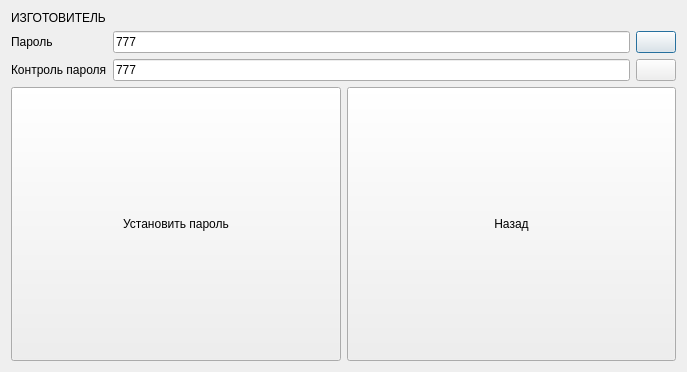
<?xml version="1.0" encoding="UTF-8"?>
<ui version="4.0">
 <class>Setup_CommonSetup_UserList_SetManufactorer</class>
 <widget class="QDialog" name="Setup_CommonSetup_UserList_SetManufactorer">
  <property name="geometry">
   <rect>
    <x>0</x>
    <y>0</y>
    <width>687</width>
    <height>372</height>
   </rect>
  </property>
  <property name="windowTitle">
   <string>Dialog</string>
  </property>
  <layout class="QGridLayout" name="gridLayout">
   <item row="0" column="0">
    <widget class="QLabel" name="label_3">
     <property name="text">
      <string>ИЗГОТОВИТЕЛЬ</string>
     </property>
    </widget>
   </item>
   <item row="1" column="0">
    <layout class="QHBoxLayout" name="horizontalLayout_3">
     <item>
      <layout class="QVBoxLayout" name="verticalLayout">
       <item>
        <widget class="QLabel" name="label">
         <property name="text">
          <string>Пароль</string>
         </property>
        </widget>
       </item>
       <item>
        <widget class="QLabel" name="label_2">
         <property name="text">
          <string>Контроль пароля</string>
         </property>
        </widget>
       </item>
      </layout>
     </item>
     <item>
      <layout class="QVBoxLayout" name="verticalLayout_2">
       <item>
        <layout class="QHBoxLayout" name="horizontalLayout">
         <item>
          <widget class="QLineEdit" name="lineEdit">
           <property name="text">
            <string>777</string>
           </property>
          </widget>
         </item>
         <item>
          <widget class="QPushButton" name="pushButton_2">
           <property name="text">
            <string/>
           </property>
           <property name="icon">
            <iconset resource="myres.qrc">
             <normaloff>:/images/keyboard_icon-icons.com_71162.png</normaloff>:/images/keyboard_icon-icons.com_71162.png</iconset>
           </property>
          </widget>
         </item>
        </layout>
       </item>
       <item>
        <layout class="QHBoxLayout" name="horizontalLayout_2">
         <item>
          <widget class="QLineEdit" name="lineEdit_2">
           <property name="text">
            <string>777</string>
           </property>
          </widget>
         </item>
         <item>
          <widget class="QPushButton" name="pushButton">
           <property name="text">
            <string/>
           </property>
           <property name="icon">
            <iconset resource="myres.qrc">
             <normaloff>:/images/keyboard_icon-icons.com_71162.png</normaloff>:/images/keyboard_icon-icons.com_71162.png</iconset>
           </property>
          </widget>
         </item>
        </layout>
       </item>
      </layout>
     </item>
    </layout>
   </item>
   <item row="2" column="0">
    <layout class="QHBoxLayout" name="horizontalLayout_4">
     <item>
      <widget class="QPushButton" name="pushButton_4">
       <property name="sizePolicy">
        <sizepolicy hsizetype="Expanding" vsizetype="Expanding">
         <horstretch>0</horstretch>
         <verstretch>0</verstretch>
        </sizepolicy>
       </property>
       <property name="text">
        <string>Установить пароль</string>
       </property>
      </widget>
     </item>
     <item>
      <widget class="QPushButton" name="pushButton_3">
       <property name="sizePolicy">
        <sizepolicy hsizetype="Expanding" vsizetype="Expanding">
         <horstretch>0</horstretch>
         <verstretch>0</verstretch>
        </sizepolicy>
       </property>
       <property name="text">
        <string>Назад</string>
       </property>
      </widget>
     </item>
    </layout>
   </item>
  </layout>
 </widget>
 <resources>
  <include location="myres.qrc"/>
 </resources>
 <connections/>
</ui>
